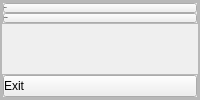
     <widget class="QFrame" name="slide_menu_container">
      <property name="minimumSize">
       <size>
        <width>0</width>
        <height>0</height>
       </size>
      </property>
      <property name="maximumSize">
       <size>
        <width>200</width>
        <height>16777215</height>
       </size>
      </property>
      <property name="styleSheet">
       <string notr="true"/>
      </property>
      <property name="frameShape">
       <enum>QFrame::StyledPanel</enum>
      </property>
      <property name="frameShadow">
       <enum>QFrame::Raised</enum>
      </property>
      <layout class="QVBoxLayout" name="verticalLayout">
       <property name="spacing">
        <number>0</number>
       </property>
       <property name="leftMargin">
        <number>0</number>
       </property>
       <property name="topMargin">
        <number>0</number>
       </property>
       <property name="rightMargin">
        <number>0</number>
       </property>
       <property name="bottomMargin">
        <number>0</number>
       </property>
       <item>
        <widget class="QFrame" name="slide_menu">
         <property name="minimumSize">
          <size>
           <width>196</width>
           <height>0</height>
          </size>
         </property>
         <property name="frameShape">
          <enum>QFrame::StyledPanel</enum>
         </property>
         <property name="frameShadow">
          <enum>QFrame::Raised</enum>
         </property>
         <layout class="QGridLayout" name="gridLayout">
          <property name="leftMargin">
           <number>0</number>
          </property>
          <property name="topMargin">
           <number>0</number>
          </property>
          <property name="rightMargin">
           <number>0</number>
          </property>
          <property name="bottomMargin">
           <number>0</number>
          </property>
          <property name="spacing">
           <number>0</number>
          </property>
          <item row="0" column="0">
           <widget class="QFrame" name="menu">
            <property name="sizePolicy">
             <sizepolicy hsizetype="Preferred" vsizetype="Fixed">
              <horstretch>0</horstretch>
              <verstretch>0</verstretch>
             </sizepolicy>
            </property>
            <property name="frameShape">
             <enum>QFrame::StyledPanel</enum>
            </property>
            <property name="frameShadow">
             <enum>QFrame::Raised</enum>
            </property>
            <layout class="QVBoxLayout" name="verticalLayout_4">
             <property name="spacing">
              <number>0</number>
             </property>
             <property name="leftMargin">
              <number>0</number>
             </property>
             <property name="topMargin">
              <number>0</number>
             </property>
             <property name="rightMargin">
              <number>0</number>
             </property>
             <property name="bottomMargin">
              <number>0</number>
             </property>
             <item>
              <widget class="QPushButton" name="home_button">
               <property name="sizePolicy">
                <sizepolicy hsizetype="Expanding" vsizetype="Fixed">
                 <horstretch>0</horstretch>
                 <verstretch>0</verstretch>
                </sizepolicy>
               </property>
               <property name="font">
                <font>
                 <pointsize>-1</pointsize>
                 <weight>75</weight>
                 <bold>true</bold>
                </font>
               </property>
               <property name="autoFillBackground">
                <bool>false</bool>
               </property>
               <property name="styleSheet">
                <string notr="true">text-align: left
</string>
               </property>
               <property name="text">
                <string>Home</string>
               </property>
               <property name="icon">
                <iconset resource="resources/resources.qrc">
                 <normaloff>:/icons/icon/home.png</normaloff>:/icons/icon/home.png</iconset>
               </property>
               <property name="iconSize">
                <size>
                 <width>32</width>
                 <height>32</height>
                </size>
               </property>
               <property name="flat">
                <bool>false</bool>
               </property>
              </widget>
             </item>
             <item>
              <widget class="QPushButton" name="settings_button">
               <property name="sizePolicy">
                <sizepolicy hsizetype="Expanding" vsizetype="Fixed">
                 <horstretch>0</horstretch>
                 <verstretch>0</verstretch>
                </sizepolicy>
               </property>
               <property name="font">
                <font>
                 <pointsize>-1</pointsize>
                 <weight>75</weight>
                 <bold>true</bold>
                </font>
               </property>
               <property name="styleSheet">
                <string notr="true">text-align: left</string>
               </property>
               <property name="text">
                <string>Settings</string>
               </property>
               <property name="icon">
                <iconset resource="resources/resources.qrc">
                 <normaloff>:/icons/icon/settings.png</normaloff>:/icons/icon/settings.png</iconset>
               </property>
               <property name="iconSize">
                <size>
                 <width>32</width>
                 <height>32</height>
                </size>
               </property>
              </widget>
             </item>
            </layout>
           </widget>
          </item>
          <item row="2" column="0">
           <widget class="QFrame" name="exit">
            <property name="frameShape">
             <enum>QFrame::StyledPanel</enum>
            </property>
            <property name="frameShadow">
             <enum>QFrame::Raised</enum>
            </property>
            <layout class="QHBoxLayout" name="horizontalLayout_7">
             <property name="spacing">
              <number>0</number>
             </property>
             <property name="leftMargin">
              <number>0</number>
             </property>
             <property name="topMargin">
              <number>0</number>
             </property>
             <property name="rightMargin">
              <number>0</number>
             </property>
             <property name="bottomMargin">
              <number>0</number>
             </property>
             <item alignment="Qt::AlignBottom">
              <widget class="QPushButton" name="exit_btn">
               <property name="sizePolicy">
                <sizepolicy hsizetype="Minimum" vsizetype="MinimumExpanding">
                 <horstretch>0</horstretch>
                 <verstretch>0</verstretch>
                </sizepolicy>
               </property>
               <property name="styleSheet">
                <string notr="true">text-align: left
</string>
               </property>
               <property name="text">
                <string>Exit</string>
               </property>
               <property name="icon">
                <iconset resource="resources/resources.qrc">
                 <normaloff>:/icons/icon/external-link.png</normaloff>:/icons/icon/external-link.png</iconset>
               </property>
               <property name="iconSize">
                <size>
                 <width>32</width>
                 <height>32</height>
                </size>
               </property>
              </widget>
             </item>
            </layout>
           </widget>
          </item>
          <item row="1" column="0">
           <spacer name="verticalSpacer">
            <property name="orientation">
             <enum>Qt::Vertical</enum>
            </property>
            <property name="sizeHint" stdset="0">
             <size>
              <width>20</width>
              <height>40</height>
             </size>
            </property>
           </spacer>
          </item>
         </layout>
        </widget>
       </item>
      </layout>
     </widget>
